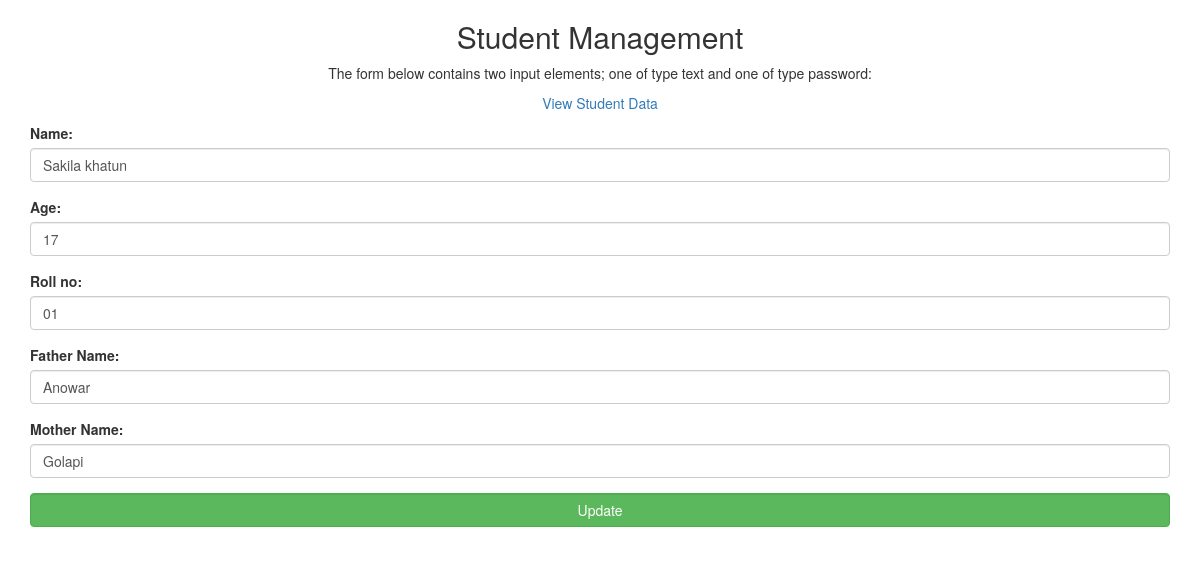
Screenshot of /edit.php?edit=2 with the database file from the repository.
### tables this page shows
CREATE TABLE IF NOT EXISTS `student` (
  `id` int(11) NOT NULL AUTO_INCREMENT,
  `name` varchar(255) NOT NULL,
  `age` varchar(255) NOT NULL,
  `roll` varchar(255) NOT NULL,
  `fname` varchar(255) NOT NULL,
  `mname` varchar(255) NOT NULL,
  PRIMARY KEY (`id`)
);

### lib/database.php (called while the page is built, shortened)
<?php
class Database
{
	public $host   = DB_HOST;
	public $user   = DB_USER;
	public $pass   = DB_PASS;
	public $dbname = DB_NAME;
	public $link;
	public function connectDB()
	{
		$this->link = new mysqli($this->host, $this->user, $this->pass, $this->dbname);
	}
	public function select($query)
	{
		$select = $this->link->query($query) or die($this->link->error.__LINE__);
		if($select->num_rows > 0)
		{
			return $select;
		}else
		{
			return false;
		}
	}
}
?>

### edit.php (the view, shortened to what this page needs)
<?php
include("lib/database.php");
$db = new Database();
?>
<!DOCTYPE html>
<html lang="en">
<head>
  <link rel="stylesheet" href="https://maxcdn.bootstrapcdn.com/bootstrap/3.3.7/css/bootstrap.min.css">
</head>
<body>
<div class="container">
  <h2 class="text-center">Student Management</h2>
  <p class="text-center">The form below contains two input elements; one of type text and one of type password:</p>
  <p class="text-center"><a href="view.php">View Student Data</a></p>
<?php
$edit_id = $_GET['edit'];
$query = "SELECT * FROM student WHERE id='$edit_id'";
$edit = $db->select($query);
while ($result = $edit->fetch_assoc())
{
?>
  <form action="#" method="POST">
    <div class="form-group">
      <label for="usr">Name:</label>
      <input type="text" class="form-control" id="usr" name="name" value="<?php echo $result['name']; ?>">
    </div>
    <div class="form-group">
      <label for="age">Age:</label>
      <input type="text" class="form-control" id="age" name="age" value="<?php echo $result['age']; ?>">
    </div>
    <div class="form-group">
      <label for="roll">Roll no:</label>
      <input type="text" class="form-control" id="roll" name="roll" value="<?php echo $result['roll']; ?>">
    </div>
    <div class="form-group">
      <label for="fname">Father Name:</label>
      <input type="text" class="form-control" id="fname" name="fname" value="<?php echo $result['fname']; ?>">
    </div>
    <div class="form-group">
      <label for="mname">Mother Name:</label>
      <input type="text" class="form-control" id="mname" name="mname" value="<?php echo $result['mname']; ?>">
    </div>
    <div class="form-group">
      <input type="submit" class="form-control btn btn-success" name="submit" value="Update">
    </div>
  </form>
<?php } ?>
</div>
</body>
</html>

### rows the page displays
student: name "Sakila khatun", age "17", roll "01", fname "Anowar", mname "Golapi"
